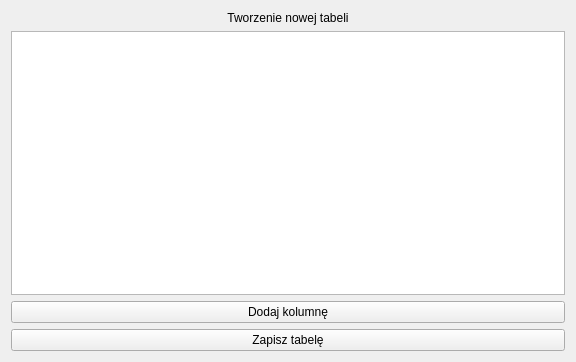
<?xml version="1.0" encoding="UTF-8"?>
<ui version="4.0">
 <class>CreateTableWidget</class>
 <widget class="QWidget" name="CreateTableWidget">
  <property name="geometry">
   <rect>
    <x>0</x>
    <y>0</y>
    <width>576</width>
    <height>362</height>
   </rect>
  </property>
  <property name="windowTitle">
   <string>Form</string>
  </property>
  <layout class="QGridLayout" name="gridLayout">
   <item row="0" column="0" colspan="2">
    <widget class="QLabel" name="lblTitle">
     <property name="text">
      <string>Tworzenie nowej tabeli</string>
     </property>
     <property name="alignment">
      <set>Qt::AlignCenter</set>
     </property>
    </widget>
   </item>
   <item row="1" column="0" colspan="2">
    <widget class="QTableView" name="tableNewTable">
     <property name="alternatingRowColors">
      <bool>true</bool>
     </property>
     <property name="selectionMode">
      <enum>QAbstractItemView::SingleSelection</enum>
     </property>
     <property name="selectionBehavior">
      <enum>QAbstractItemView::SelectRows</enum>
     </property>
     <attribute name="horizontalHeaderVisible">
      <bool>true</bool>
     </attribute>
     <attribute name="horizontalHeaderStretchLastSection">
      <bool>true</bool>
     </attribute>
    </widget>
   </item>
   <item row="3" column="0" colspan="2">
    <widget class="QPushButton" name="btnSave">
     <property name="text">
      <string>Zapisz tabelę</string>
     </property>
    </widget>
   </item>
   <item row="2" column="0" colspan="2">
    <widget class="QPushButton" name="btnAddColumn">
     <property name="text">
      <string>Dodaj kolumnę</string>
     </property>
    </widget>
   </item>
  </layout>
 </widget>
 <resources/>
 <connections/>
</ui>
